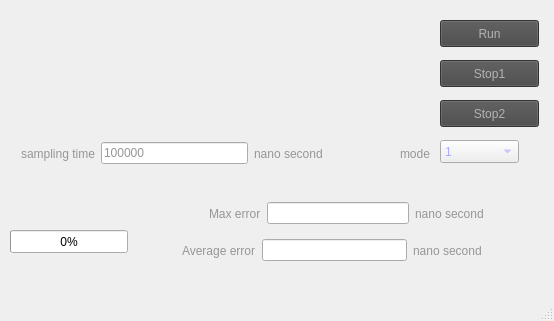
<?xml version="1.0" encoding="UTF-8"?>
<ui version="4.0">
 <class>Xenomai_periodic_timer_checker</class>
 <widget class="QMainWindow" name="Xenomai_periodic_timer_checker">
  <property name="geometry">
   <rect>
    <x>0</x>
    <y>0</y>
    <width>554</width>
    <height>321</height>
   </rect>
  </property>
  <property name="windowTitle">
   <string>Xenomai periodic timer checker</string>
  </property>
  <property name="styleSheet">
   <string notr="true"/>
  </property>
  <widget class="QWidget" name="centralwidget">
   <widget class="QPushButton" name="pushButton">
    <property name="geometry">
     <rect>
      <x>440</x>
      <y>20</y>
      <width>99</width>
      <height>27</height>
     </rect>
    </property>
    <property name="styleSheet">
     <string notr="true">background-color: rgb(70, 70, 70);
color: rgb(180, 180, 180);</string>
    </property>
    <property name="text">
     <string>Run</string>
    </property>
   </widget>
   <widget class="QPushButton" name="pushButton_2">
    <property name="geometry">
     <rect>
      <x>440</x>
      <y>60</y>
      <width>99</width>
      <height>27</height>
     </rect>
    </property>
    <property name="styleSheet">
     <string notr="true">background-color: rgb(70, 70, 70);
color: rgb(180, 180, 180);</string>
    </property>
    <property name="text">
     <string>Stop1</string>
    </property>
   </widget>
   <widget class="QLabel" name="label_pic_xeno">
    <property name="geometry">
     <rect>
      <x>10</x>
      <y>10</y>
      <width>420</width>
      <height>92</height>
     </rect>
    </property>
    <property name="text">
     <string/>
    </property>
   </widget>
   <widget class="QLabel" name="label_7">
    <property name="geometry">
     <rect>
      <x>400</x>
      <y>140</y>
      <width>41</width>
      <height>27</height>
     </rect>
    </property>
    <property name="styleSheet">
     <string notr="true">color: rgb(150, 150, 150);</string>
    </property>
    <property name="text">
     <string>mode</string>
    </property>
   </widget>
   <widget class="QComboBox" name="comboBox_checkermode">
    <property name="geometry">
     <rect>
      <x>440</x>
      <y>140</y>
      <width>79</width>
      <height>23</height>
     </rect>
    </property>
    <property name="styleSheet">
     <string notr="true">color: rgb(170, 170, 255);</string>
    </property>
    <item>
     <property name="text">
      <string>1</string>
     </property>
    </item>
    <item>
     <property name="text">
      <string>2</string>
     </property>
    </item>
   </widget>
   <widget class="QProgressBar" name="progressBar">
    <property name="geometry">
     <rect>
      <x>10</x>
      <y>230</y>
      <width>118</width>
      <height>23</height>
     </rect>
    </property>
    <property name="value">
     <number>0</number>
    </property>
   </widget>
   <widget class="QWidget" name="layoutWidget">
    <property name="geometry">
     <rect>
      <x>21</x>
      <y>141</y>
      <width>302</width>
      <height>25</height>
     </rect>
    </property>
    <layout class="QHBoxLayout" name="horizontalLayout">
     <item>
      <widget class="QLabel" name="label_2">
       <property name="styleSheet">
        <string notr="true">color: rgb(150, 150, 150);</string>
       </property>
       <property name="text">
        <string>sampling time</string>
       </property>
      </widget>
     </item>
     <item>
      <widget class="QLineEdit" name="checking_sampling_time">
       <property name="layoutDirection">
        <enum>Qt::RightToLeft</enum>
       </property>
       <property name="styleSheet">
        <string notr="true">color: rgb(150, 150, 150);
border-color: rgb(0, 0, 255);
gridline-color: rgb(85, 0, 255);</string>
       </property>
       <property name="text">
        <string>100000</string>
       </property>
      </widget>
     </item>
     <item>
      <widget class="QLabel" name="label">
       <property name="styleSheet">
        <string notr="true">color: rgb(150, 150, 150);</string>
       </property>
       <property name="text">
        <string>nano second</string>
       </property>
      </widget>
     </item>
    </layout>
   </widget>
   <widget class="QWidget" name="layoutWidget">
    <property name="geometry">
     <rect>
      <x>209</x>
      <y>201</y>
      <width>275</width>
      <height>25</height>
     </rect>
    </property>
    <layout class="QHBoxLayout" name="horizontalLayout_2">
     <item>
      <widget class="QLabel" name="label_3">
       <property name="styleSheet">
        <string notr="true">color: rgb(150, 150, 150);</string>
       </property>
       <property name="text">
        <string>Max error</string>
       </property>
      </widget>
     </item>
     <item>
      <widget class="QLineEdit" name="checking_sampling_time_2">
       <property name="text">
        <string/>
       </property>
      </widget>
     </item>
     <item>
      <widget class="QLabel" name="label_5">
       <property name="styleSheet">
        <string notr="true">color: rgb(150, 150, 150);</string>
       </property>
       <property name="text">
        <string>nano second</string>
       </property>
      </widget>
     </item>
    </layout>
   </widget>
   <widget class="QWidget" name="layoutWidget">
    <property name="geometry">
     <rect>
      <x>182</x>
      <y>238</y>
      <width>300</width>
      <height>25</height>
     </rect>
    </property>
    <layout class="QHBoxLayout" name="horizontalLayout_3">
     <item>
      <widget class="QLabel" name="label_4">
       <property name="styleSheet">
        <string notr="true">color: rgb(150, 150, 150);</string>
       </property>
       <property name="text">
        <string>Average error</string>
       </property>
      </widget>
     </item>
     <item>
      <widget class="QLineEdit" name="checking_sampling_time_3">
       <property name="text">
        <string/>
       </property>
      </widget>
     </item>
     <item>
      <widget class="QLabel" name="label_6">
       <property name="styleSheet">
        <string notr="true">color: rgb(150, 150, 150);</string>
       </property>
       <property name="text">
        <string>nano second</string>
       </property>
      </widget>
     </item>
    </layout>
   </widget>
   <widget class="QPushButton" name="pushButton_stop2">
    <property name="geometry">
     <rect>
      <x>440</x>
      <y>100</y>
      <width>99</width>
      <height>27</height>
     </rect>
    </property>
    <property name="styleSheet">
     <string notr="true">background-color: rgb(70, 70, 70);
color: rgb(180, 180, 180);</string>
    </property>
    <property name="text">
     <string>Stop2</string>
    </property>
   </widget>
  </widget>
  <widget class="QMenuBar" name="menubar">
   <property name="geometry">
    <rect>
     <x>0</x>
     <y>0</y>
     <width>554</width>
     <height>20</height>
    </rect>
   </property>
  </widget>
  <widget class="QStatusBar" name="statusbar"/>
 </widget>
 <resources/>
 <connections/>
</ui>
